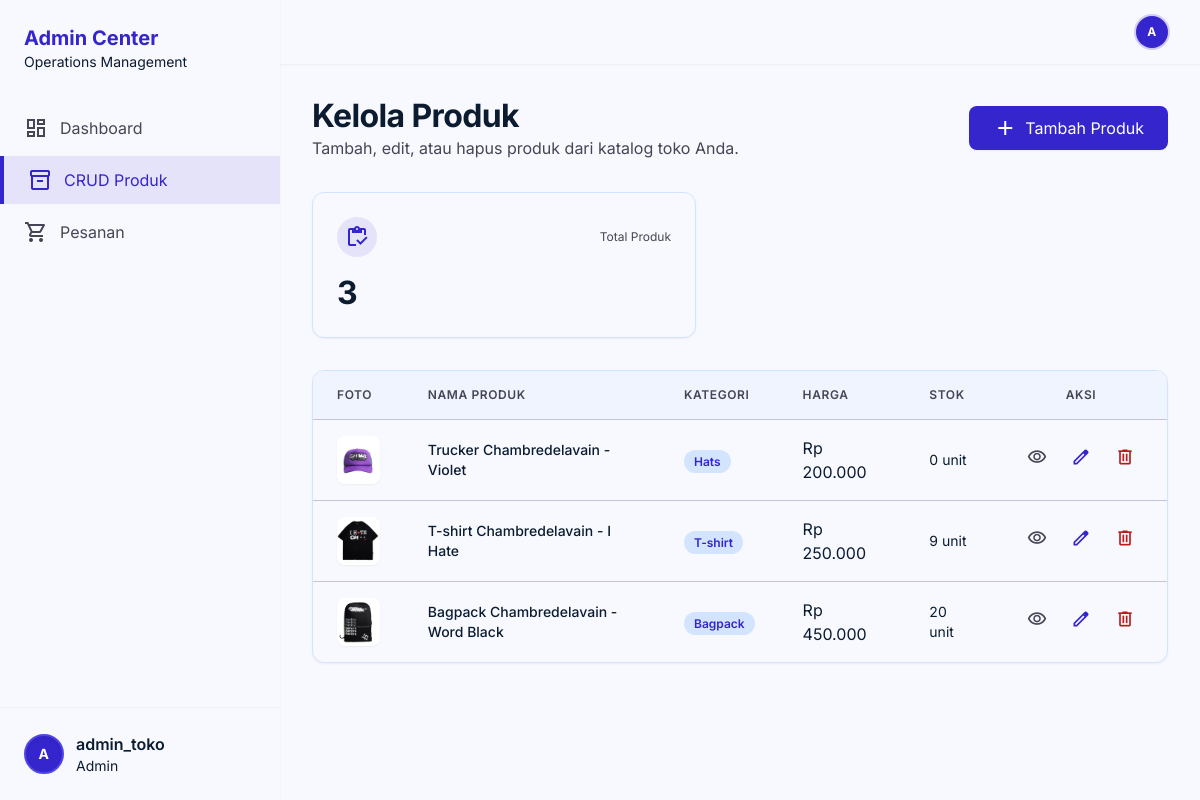
Page /CRUDproduk_admin.php (signed in) on the committed database.
### tables this page shows
CREATE TABLE `pengguna` (
  `id` int NOT NULL,
  `username` varchar(100) NOT NULL,
  `email` varchar(50) NOT NULL,
  `password` varchar(255) NOT NULL,
  `role` enum('pelanggan','admin') NOT NULL DEFAULT 'pelanggan'
);

CREATE TABLE `produk` (
  `id_produk` int NOT NULL,
  `nama_produk` varchar(255) NOT NULL,
  `harga` int NOT NULL,
  `stok` int NOT NULL,
  `deskripsi` text,
  `berat` int DEFAULT NULL,
  `foto` varchar(255) DEFAULT 'default.jpg',
  `kategori` varchar(100) NOT NULL
);

### CRUDproduk_admin.php (the view, shortened to what this page needs)
<?php
include "config/koneksi.php";
$id_admin = $_SESSION['id_user'] ?? 0;
$query_admin = mysqli_query($conn, "SELECT username, email, role FROM pengguna WHERE id = '$id_admin'");
$admin_data = mysqli_fetch_assoc($query_admin);
$admin_name = $admin_data['username'] ?? 'Admin';
$admin_role = $admin_data['role'] ?? 'Admin';
$words = explode(" ", $admin_name);
$initials = strtoupper(substr($words[0], 0, 1));
$count_query = mysqli_query($conn, "SELECT COUNT(*) as total FROM produk");
$count_data = mysqli_fetch_assoc($count_query);
$total_produk = $count_data['total'];
$product_query = mysqli_query($conn, "SELECT * FROM produk ORDER BY id_produk DESC");
?>
<!DOCTYPE html>
<html lang="id">
<head>
    <script src="https://cdn.tailwindcss.com?plugins=forms,container-queries"></script>
    <script id="tailwind-config">
        tailwind.config = {
            darkMode: "class",
            theme: {
                extend: {
                    "colors": {
                        "on-tertiary-fixed": "#351000",
                        "primary-fixed": "#e2dfff",
                        "error": "#ba1a1a",
                        "on-error-container": "#93000a",
                        "inverse-on-surface": "#eaf1ff",
                        "background": "#f8f9ff",
                        "tertiary-fixed-dim": "#ffb695",
                        "surface-variant": "#d3e4fe",
                        "surface-dim": "#cbdbf5",
                        "on-background": "#0b1c30",
                        "on-primary-fixed-variant": "#3323cc",
                        "primary-fixed-dim": "#c3c0ff",
                        "on-error": "#ffffff",
                        "on-primary-container": "#dad7ff",
                        "secondary-fixed-dim": "#89ceff",
                        "surface-container-lowest": "#ffffff",
                        "on-secondary-fixed-variant": "#004c6e",
                        "surface-container": "#e5eeff",
                        "inverse-primary": "#c3c0ff",
                        "secondary": "#006591",
                        "on-tertiary": "#ffffff",
                        "primary": "#3525cd",
                        "surface": "#f8f9ff",
                        "surface-container-low": "#eff4ff",
                        "outline": "#777587",
                        "tertiary": "#7e3000",
                        "inverse-surface": "#213145",
                        "on-surface": "#0b1c30",
                        "error-container": "#ffdad6",
                        "tertiary-fixed": "#ffdbcc",
                        "secondary-container": "#39b8fd",
                        "outline-variant": "#c7c4d8",
                        "on-tertiary-container": "#ffd2be",
                        "on-secondary-fixed": "#001e2f",
                        "on-secondary-container": "#004666",
                        "secondary-fixed": "#c9e6ff",
                        "on-secondary": "#ffffff",
                        "tertiary-container": "#a44100",
                        "surface-container-highest": "#d3e4fe",
                        "surface-bright": "#f8f9ff",
                        "surface-container-high": "#dce9ff",
                        "on-tertiary-fixed-variant": "#7b2f00",
                        "on-primary-fixed": "#0f0069",
                        "surface-tint": "#4d44e3",
                        "primary-container": "#4f46e5",
                        "on-primary": "#ffffff",
                        "on-surface-variant": "#464555"
                    },
                    "borderRadius": {
                        "DEFAULT": "0.25rem",
                        "lg": "0.5rem",
                        "xl": "0.75rem",
                        "full": "9999px"
                    },
                    "spacing": {
                        "sidebar-width": "280px",
                        "stack-md": "1rem",
                        "container-padding": "2rem",
                        "sidebar-collapsed": "80px",
                        "gutter": "1.5rem",
                        "stack-lg": "1.5rem",
                        "stack-sm": "0.5rem"
                    },
                    "fontFamily": {
                        "headline-md": ["Inter"],
                        "display-lg-mobile": ["Inter"],
                        "body-md": ["Inter"],
                        "body-sm": ["Inter"],
                        "display-lg": ["Inter"],
                        "label-bold": ["Inter"],
                        "caption": ["Inter"]
                    },
                    "fontSize": {
                        "headline-md": ["20px", {
                            "lineHeight": "28px",
                            "letterSpacing": "-0.01em",
                            "fontWeight": "600"
                        }],
                        "display-lg-mobile": ["24px", {
                            "lineHeight": "32px",
                            "letterSpacing": "-0.02em",
                            "fontWeight": "700"
                        }],
                        "body-md": ["16px", {
                            "lineHeight": "24px",
                            "letterSpacing": "0",
                            "fontWeight": "400"
                        }],
                        "body-sm": ["14px", {
                            "lineHeight": "20px",
                            "letterSpacing": "0",
                            "fontWeight": "400"
                        }],
                        "display-lg": ["32px", {
                            "lineHeight": "40px",
                            "letterSpacing": "-0.02em",
                            "fontWeight": "700"
                        }],
                        "label-bold": ["12px", {
                            "lineHeight": "16px",
                            "letterSpacing": "0.05em",
                            "fontWeight": "600"
                        }],
                        "caption": ["12px", {
                            "lineHeight": "16px",
                            "letterSpacing": "0",
                            "fontWeight": "400"
                        }]
                    }
                },
            },
        }
    </script>
</head>
<body class="bg-background text-on-surface">
    <aside class="fixed left-0 top-0 h-full w-sidebar-width hidden md:flex flex-col z-40 shadow-sm bg-surface dark:bg-on-background transition-all duration-200 ease-in-out">
        <div class="flex flex-col h-full py-6">
            <div class="px-6 mb-8">
                <h1 class="text-xl text-primary font-bold">Admin Center</h1>
                <p class="font-body-sm text-body-xs text-sm">Operations Management</p>
            </div>
            <nav class="flex-1 space-y-1">
                <a href="dash_admin.php" class="flex items-center gap-3 px-6 py-3 text-on-surface-variant hover:bg-surface-container-low transition-all duration-200 ease-in-out">
                    <span class="material-symbols-outlined">dashboard</span>
                    <span class="font-body-md text-body-md">Dashboard</span>
                </a>
                <a href="CRUDproduk_admin.php" class="flex items-center gap-3 px-6 py-3 bg-primary/10 text-primary border-l-4 border-primary font-bold transition-all duration-200 ease-in-out">
                    <span class="material-symbols-outlined">inventory_2</span>
                    <span class="font-body-md text-body-md">CRUD Produk</span>
                </a>
                <a href="pesanan_admin.php" class="flex items-center gap-3 px-6 py-3 text-on-surface-variant hover:bg-surface-container-low transition-all duration-200 ease-in-out">
                    <span class="material-symbols-outlined">shopping_cart</span>
                    <span class="font-body-md text-body-md">Pesanan</span>
                </a>
            </nav>
            <a href="profile_admin.php" class="mt-auto px-6 pt-6 border-t border-outline-variant/20 flex items-center gap-3">
                <div class="w-10 h-10 rounded-full bg-primary text-white flex items-center justify-center font-bold text-sm tracking-wider select-none border-2 border-primary-container shadow-inner">
                    <?= $initials ?>
                </div>
                <div class="overflow-hidden">
                    <p class="font-label-bold text-on-surface truncate font-semibold"><?= htmlspecialchars($admin_name) ?></p>
                    <p class="text-medium text-sm capitalize"><?= htmlspecialchars($admin_role) ?></p>
                </div>
            </a>
        </div>
    </aside>
    <main class="md:ml-sidebar-width min-h-screen">
        <header class="fixed top-0 right-0 w-full md:w-[calc(100%-280px)] h-16 z-30 bg-surface dark:bg-on-background shadow-sm">
            <div class="flex justify-between items-center px-container-padding h-full">
                <a href="profile_admin.php" class="flex items-center gap-2">
                    <div class="w-8 h-8 rounded-full bg-primary text-white flex items-center justify-center font-bold text-xs tracking-wider select-none ring-2 ring-primary/20 shadow-sm">
                        <?= $initials ?>
                    </div>
                </a>
            </div>
        </header>
        <div class="pt-24 pb-12 px-container-padding max-w-7xl mx-auto">
            <div class="flex flex-col md:flex-row md:items-center justify-between gap-4 mb-8">
                <div>
                    <h1 class="font-display-lg text-display-lg text-on-surface">Kelola Produk</h1>
                    <p class="font-body-md text-body-md text-on-surface-variant">Tambah, edit, atau hapus produk dari katalog toko Anda.</p>
                </div>
                <button class="flex items-center justify-center gap-2 px-6 py-2.5 bg-primary text-on-primary rounded-lg font-label-bold text-body-md shadow-sm hover:shadow-md transition-all active:scale-95" onclick="bukaModalTambah()">
                    <span class="material-symbols-outlined">add</span>
                    Tambah Produk
                </button>
            </div>
            <div class="flex flex-col mb-8">
                <div class="bg-surface p-6 rounded-xl shadow-sm border border-surface-container-highest max-w-sm">
                    <div class="flex items-center justify-between mb-4">
                        <div class="w-10 h-10 bg-primary/10 rounded-full flex items-center justify-center">
                            <span class="material-symbols-outlined text-primary">inventory</span>
                        </div>
                        <span class="text-xs font-label-bold text-on-surface-variant">Total Produk</span>
                    </div>
                    <p class="font-display-lg text-display-lg"><?= number_format($total_produk); ?></p>
                </div>
            </div>
            <div class="bg-surface rounded-xl shadow-sm border border-surface-container-highest overflow-hidden">
                <div class="overflow-x-auto">
                    <table class="w-full text-left border-collapse">
                        <thead>
                            <tr class="bg-surface-container-low border-b border-outline-variant">
                                <th class="px-6 py-4 font-label-bold text-label-bold text-on-surface-variant uppercase">Foto</th>
                                <th class="px-6 py-4 font-label-bold text-label-bold text-on-surface-variant uppercase">Nama Produk</th>
                                <th class="px-6 py-4 font-label-bold text-label-bold text-on-surface-variant uppercase">Kategori</th>
                                <th class="px-6 py-4 font-label-bold text-label-bold text-on-surface-variant uppercase">Harga</th>
                                <th class="px-6 py-4 font-label-bold text-label-bold text-on-surface-variant uppercase">Stok</th>
                                <th class="px-6 py-4 font-label-bold text-label-bold text-on-surface-variant uppercase text-center">Aksi</th>
                            </tr>
                        </thead>
                        <tbody class="divide-y divide-outline-variant">
                            <?php if (mysqli_num_rows($product_query) == 0): ?>
                                <tr>
                                    <td colspan="6" class="px-6 py-8 text-center text-on-surface-variant font-body-md">Belum ada produk di database.</td>
                                </tr>
                            <?php else: ?>
                                <?php while ($row = mysqli_fetch_assoc($product_query)): ?>
                                    <tr class="hover:bg-surface-container-lowest transition-colors group">
                                        <td class="px-6 py-4">
                                            <?php
                                            $foto_src = !empty($row['foto']) && file_exists('img/' . $row['foto']) ? 'img/' . $row['foto'] : 'https://via.placeholder.com/150?text=No+Image';
                                            ?>
                                            <img alt="Product Thumbnail" class="w-12 h-12 rounded-lg object-cover shadow-sm" src="<?= $foto_src; ?>" />
                                        </td>
                                        <td class="px-6 py-4">
                                            <div class="text-sm font-medium"><?= htmlspecialchars($row['nama_produk']); ?></div>
                                        </td>
                                        <td class="px-6 py-4">
                                            <span class="px-2.5 py-1 text-xs font-semibold bg-surface-container-highest text-primary rounded-full">
                                                <?= htmlspecialchars($row['kategori'] ?? 'Umum'); ?>
                                            </span>
                                        </td>
                                        <td class="px-6 py-4 font-body-md text-body-md">Rp <?= number_format($row['harga'], 0, ',', '.'); ?></td>
                                        <td class="px-6 py-4">
                                            <div class="flex items-center gap-2">
                                                <span class="font-body-sm text-body-sm"><?= $row['stok']; ?> unit</span>
                                            </div>
                                        </td>
                                        <td class="px-6 py-4">
                                            <div class="flex items-center justify-center gap-2">
                                                <button class="p-2 text-on-surface-variant hover:bg-surface-container-high rounded-lg transition-colors" title="Lihat Detail"
                                                    onclick="bukaModalRead(<?= htmlspecialchars(json_encode($row)); ?>)">
                                                    <span class="material-symbols-outlined text-[20px]">visibility</span>
                                                </button>
                                                <button class="p-2 text-primary hover:bg-primary/10 rounded-lg transition-colors" title="Edit"
                                                    onclick="bukaModalEdit(<?= htmlspecialchars(json_encode($row)); ?>)">
                                                    <span class="material-symbols-outlined text-[20px]">edit</span>
                                                </button>
                                                <button class="p-2 text-error hover:bg-error/10 rounded-lg transition-colors" title="Hapus"
                                                    onclick="bukaModalHapus(<?= $row['id_produk']; ?>, '<?= htmlspecialchars(addslashes($row['nama_produk'])); ?>')">
                                                    <span class="material-symbols-outlined text-[20px]">delete</span>
                                                </button>
                                            </div>
                                        </td>
                                    </tr>
                                <?php endwhile; ?>
                            <?php endif; ?>
                        </tbody>
                    </table>
                </div>
            </div>
        </div>
    </main>
</body>
</html>

### rows in the picture
pengguna: username "A", username "admin_toko", role "Admin"
produk: foto (picture), nama_produk "Trucker Chambredelavain - Violet", kategori "Hats", harga "200.000", stok "0"
produk: foto (picture), nama_produk "T-shirt Chambredelavain - I Hate", kategori "T-shirt", harga "250.000", stok "9"
produk: foto (picture), nama_produk "Bagpack Chambredelavain - Word Black", kategori "Bagpack", harga "450.000", stok "20"

### other values in the picture
$total_produk "3"
